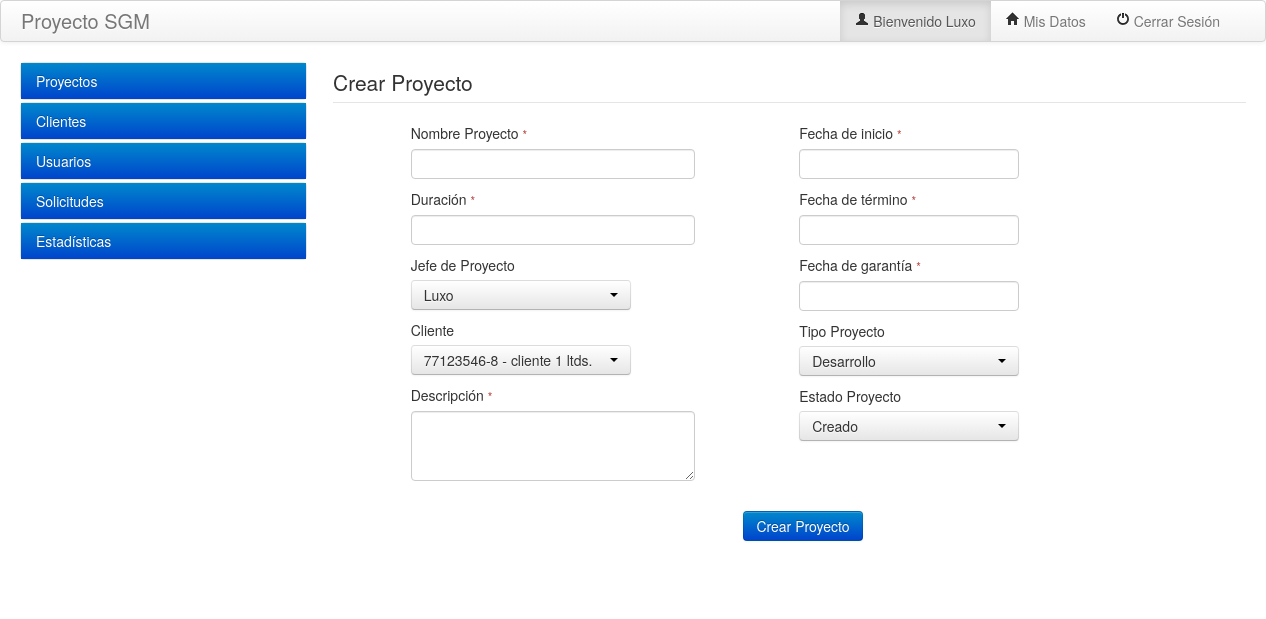
The app's page /Fuentes/SGM/crear_proyecto.php (signed in) with its own data.
### tables this page shows
CREATE TABLE tsg_usuario (
  usu_id int(10) NOT NULL AUTO_INCREMENT COMMENT 'Identificador único de la tabla',
  usu_nombre varchar(255) NOT NULL COMMENT 'Nombre',
  usu_apellido varchar(255) NOT NULL COMMENT 'Apellido del usuario',
  usu_telefono int(10) NOT NULL COMMENT 'teléfono del usuario',
  usu_direccion varchar(255) NOT NULL COMMENT 'Dirección del Usuario',
  usu_fecha_crea datetime NOT NULL COMMENT 'Fecha de creación, se usara la secuencia de timestamp para guardar la hora y la fecha.',
  usu_fecha_mod datetime NOT NULL DEFAULT '0000-00-00 00:00:00' COMMENT 'fecha de modificación, se guardará con la secuencia timestamp para guardar la hora y la fecha de la modificación.',
  usu_rut varchar(50) NOT NULL COMMENT 'se define el rut del usuario, se considera como varchar ya que contienen número y caracteres.',
  usu_pass varchar(50) NOT NULL,
  usu_correo varchar(255) NOT NULL COMMENT 'correo electrónico del usuario',
  usu_activo int(2) NOT NULL COMMENT 'se deja la tabla de usuario con la opción para saber si el usuario esta activo o inactivo, en la BD de mostrara oculto si se elimino por sistema. (1 o 0)',
  PRIMARY KEY (usu_id)
);

CREATE TABLE tsg_cliente (
  cli_id int(10) NOT NULL AUTO_INCREMENT COMMENT 'Identificador único de la cliente.',
  cli_nombre varchar(255) NOT NULL COMMENT 'corresponde al nombre del cliente',
  cli_apellido varchar(255) NOT NULL COMMENT 'apellido del cliente',
  cli_correo varchar(255) DEFAULT NULL COMMENT 'correo electrónico del cliente',
  cli_empresa varchar(255) DEFAULT NULL COMMENT 'nombre de la empresa en la cual se encuentra posicionado el cliente',
  cli_rut varchar(255) NOT NULL COMMENT 'rut del cliente',
  cli_direccion varchar(255) DEFAULT NULL COMMENT 'dirección del cliente',
  cli_fecha_ini datetime NOT NULL COMMENT 'fecha de inicio del cliente',
  cli_fecha_mod datetime NULL DEFAULT NULL COMMENT 'fecha de modificación del cliente',
  cli_activo tinyint(1) NOT NULL COMMENT '\r\nse deja la tabla de cliente con la opción para saber si el usuario esta activo o inactivo, en la BD se mostrara oculto si se elimino por sistema. (1 o 0 ) Eliminación logica.',
  cli_usu_creador varchar(255) NOT NULL COMMENT 'Usuario creador',
  PRIMARY KEY (cli_id)
);

CREATE TABLE sqi_tipo_proyecto (
  tip_id int(10) NOT NULL AUTO_INCREMENT COMMENT 'Identificador único',
  tip_nombre varchar(100) NOT NULL COMMENT 'Nombre del tipo de proyecto',
  tip_descrip varchar(1000) DEFAULT NULL COMMENT 'Descripción del tipo de proyecto',
  tip_activo tinyint(1) NOT NULL COMMENT 'Registro activo',
  tip_usu_creador varchar(255) NOT NULL COMMENT 'Usuario creador',
  tip_fecha_creacion datetime NOT NULL COMMENT 'Fecha de creación',
  tip_fecha_modificacion datetime DEFAULT NULL COMMENT 'Fecha de modificación',
  tsg_proyecto_historicoprh_id int(10) NOT NULL,
  PRIMARY KEY (tip_id)
);

CREATE TABLE tsg_estado_proyecto (
  est_id int(10) NOT NULL AUTO_INCREMENT COMMENT 'identificador único del estado del proyecto',
  est_nombre varchar(255) NOT NULL COMMENT 'nombre del estado del proyecto',
  est_descrip int(10) DEFAULT NULL COMMENT 'descripción del estado del proyecto',
  est_activo int(10) NOT NULL COMMENT 'eliminación logica del sistema',
  PRIMARY KEY (est_id)
);

### Fuentes/SGM/config/parametros.php (the view, shortened to what this page needs)
<?php
class Utilidades
{
    private $V_HOST;
    private $V_USER;
    private $V_PASS;
    private $V_BBDD;
    function __construct($V_HOST="localhost", $V_USER="sgm", $V_PASS="sgm", $V_BBDD="sgm")
    {
        $this->V_HOST=$V_HOST;
        $this->V_USER=$V_USER;
        $this->V_PASS=$V_PASS;
        $this->V_BBDD=$V_BBDD;
    }
    public function GeneraSelectClientes($nombre, $multiple = false, $buscar = false, $size = 0){
        $html  = "<label>Cliente</label>";
        $html .= "<select class=\"selectpicker\" id=\"$nombre\" name=\"$nombre";
		if($multiple == true){
			$html .= "[]\"  multiple ";
		}
		else{
			$html .= "\" ";
		}
		if($buscar == true){
			$html .= " data-live-search=\"true\" ";
		}
		if($size != 0)
		{
			$html .= " data-size=\"$size\"  ";
		}
		$html .= ">";
        $mySqli = new mysqli($this->V_HOST, $this->V_USER, $this->V_PASS, $this->V_BBDD);
        $query = "SELECT `cli_id`, `cli_empresa`, `cli_rut` FROM `tsg_cliente` WHERE `cli_activo` = 1 ";
        $res = $mySqli -> query($query);
        if ($mySqli -> affected_rows > 0) {
            while ($row = $res -> fetch_assoc()) {
                $html .= "<option value='".$row["cli_id"]."'>".$row["cli_rut"]." - ".$row["cli_empresa"]."</option>";
            }
        }
        $html .= "</select>";
        return $html;
    }
    public function GeneraSelectTipoProyecto($nombre, $multiple = false, $buscar = false, $size = 0){
        $html  = "<label>Tipo Proyecto</label>";
		$html .= "<select class=\"selectpicker\" id=\"$nombre\" name=\"$nombre";
		if($multiple == true){
			$html .= "[]\"  multiple ";
		}
		else{
			$html .= "\" ";
		}
		if($buscar == true){
			$html .= " data-live-search=\"true\" ";
		}
		if($size != 0)
		{
			$html .= " data-size=\"$size\"  ";
		}
		$html .= ">";
        $mySqli = new mysqli($this->V_HOST, $this->V_USER, $this->V_PASS, $this->V_BBDD);
        $query = "SELECT `tip_id`, `tip_nombre` FROM `sqi_tipo_proyecto` WHERE `tip_activo` = 1 ";
        $res = $mySqli -> query($query);
        if ($mySqli -> affected_rows > 0) {
            while ($row = $res -> fetch_assoc()) {
                $html .= "<option value='".$row["tip_id"]."'>".$row["tip_nombre"]."</option>";
            }
        }
        $html .= "</select>";
        return $html;
    }
    public function GeneraSelectJefeProyecto($nombre, $multiple = false, $buscar = false, $size = 0){
        $html  = "<label>Jefe de Proyecto</label>";
        $html .= "<select class=\"selectpicker\" id=\"$nombre\" name=\"$nombre";
		if($multiple == true){
			$html .= "[]\"  multiple ";
		}
		else{
			$html .= "\" ";
		}
		if($buscar == true){
			$html .= " data-live-search=\"true\" ";
		}
		if($size != 0)
		{
			$html .= " data-size=\"$size\"  ";
		}
		$html .= ">";
        $mySqli = new mysqli($this->V_HOST, $this->V_USER, $this->V_PASS, $this->V_BBDD);
        $query = "SELECT DISTINCT usu.usu_id, usu.usu_nombre, usu.usu_apellido
                    FROM tsg_usuario usu
                    INNER JOIN tsg_proyecto pry
                    ON pry.pro_usu_id_jefepro = usu.usu_id
                    WHERE usu.usu_activo = 1 AND pry.pro_activo = 1";
        $res = $mySqli -> query($query);
        if ($mySqli -> affected_rows > 0) {
            while ($row = $res -> fetch_assoc()) {
                $html .= "<option value='".$row["usu_id"]."'>".$row["usu_nombre"]." ".$row["usu_apellido"]."</option>";
            }
        }
        $html .= "</select>";
        return $html;
    }
    public function GeneraSelectEstadoProyecto($nombre, $multiple = false, $buscar = false, $size = 0){
        $html  = "<label>Estado Proyecto</label>";
        $html .= "<select class=\"selectpicker\" id=\"$nombre\" name=\"$nombre";
		if($multiple == true){
			$html .= "[]\"  multiple ";
		}
		else{
			$html .= "\" ";
		}
		if($buscar == true){
			$html .= " data-live-search=\"true\" ";
		}
		if($size != 0)
		{
			$html .= " data-size=\"$size\"  ";
		}
		$html .= ">";
        $mySqli = new mysqli($this->V_HOST, $this->V_USER, $this->V_PASS, $this->V_BBDD);
        $query = "SELECT est_id, est_nombre
                    FROM tsg_estado_proyecto
                    WHERE est_activo = 1";
        $res = $mySqli -> query($query);
        if ($mySqli -> affected_rows > 0) {
            while ($row = $res -> fetch_assoc()) {
                $html .= "<option value='".$row["est_id"]."'>".$row["est_nombre"]."</option>";
            }
        }
        $html .= "</select>";
        return $html;
    }
};
?>

### records on screen
tsg_usuario: usu_nombre "Luxo"
tsg_cliente: cli_rut "77123546-8", cli_empresa "cliente 1 ltds."
sqi_tipo_proyecto: tip_nombre "Desarrollo"
tsg_estado_proyecto: est_nombre "Creado"

### other values on screen
$V_TITULO "Proyecto SGM"
$_SESSION['usuario'] "Luxo"
$titulo "Proyectos"
$titulo "Clientes"
$titulo "Usuarios"
$titulo "Solicitudes"
$titulo "Estadísticas"
